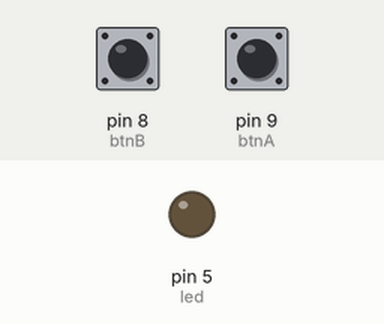
Bench run of a sketch on a simulated Arduino Uno, built with avr-gcc and run on an emulated ATmega328P. Shown: output pins drawn as LEDs (lit = HIGH). Dashed ring = blinking. The inputs (shaded band) are chosen by the test bench; at power-on: pin 9 (btnA) HIGH, pin 8 (btnB) HIGH.

Above: at 1.2 s.
1.3 s: pin 9 (btnA) pulled LOW for 0.15 s
At 1.4 s:
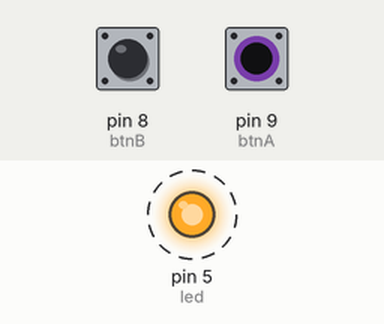
4.3 s: pin 8 (btnB) pulled LOW for 1 s
At 4.8 s:
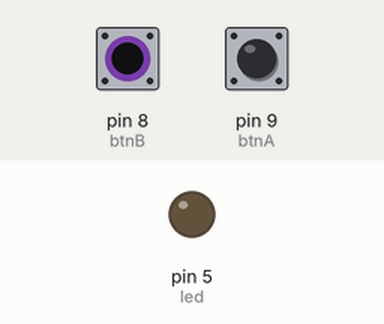
6.8 s: pin 9 (btnA) pulled LOW for 1 s
At 6.9 s:
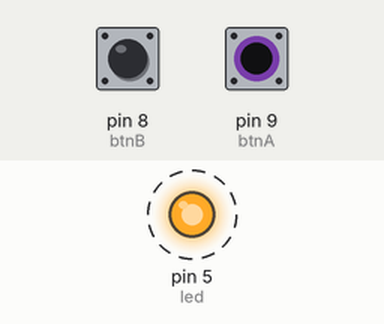
9.8 s: pin 8 (btnB) pulled LOW for 3.2 s
At 10.2 s:
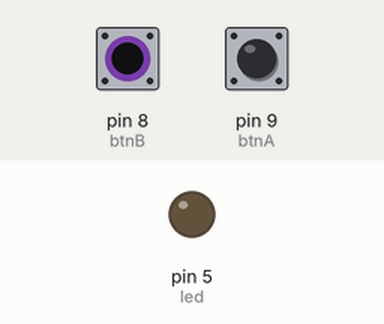
Timing chart, 0 to 12.8 s (numbered marks = the images above; inputs shaded):
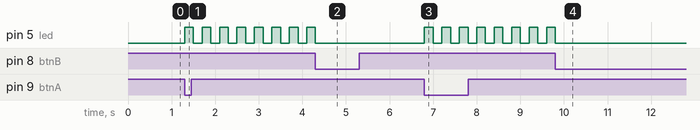

Measured:
- after the input at 1.3 s, pin 5 (led): alternates HIGH for 0.20 s and LOW for 0.20 s, starting at once
- after the input at 4.3 s, pin 5 (led): goes on until 4.3 s, then stays LOW
- after the input at 6.8 s, pin 5 (led): alternates HIGH for 0.20 s and LOW for 0.20 s, starting at once
- after the input at 9.8 s, pin 5 (led): goes on until 9.8 s, then stays LOW

The sketch:

interruttoreLed.ino
```cpp
int led = 5;
int btnA = 9;
int btnB = 8;

void setup() {
  pinMode(led, OUTPUT);
  pinMode(btnA, INPUT_PULLUP);
  pinMode(btnB, INPUT_PULLUP);
}

boolean swagMode = false;


void loop() {
  if (digitalRead(btnA) == LOW) {
      swagMode = true;
  }

  if (digitalRead(btnB) == LOW) {
    swagMode = false;
  }

  if (swagMode) {
    digitalWrite(led, HIGH);
    delay(200);
    digitalWrite(led, LOW);
    delay(200);
  }

}
```
